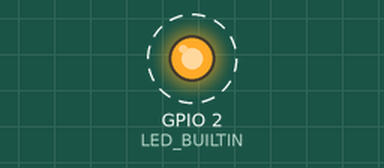
Simulated run of this program. Board: ESP32. Shown: output pins drawn as LEDs (lit = HIGH). Dashed ring = blinking. Storage starts empty; what the program prints to the serial monitor is not drawn.

Above: at 0.5 s.
Timing chart, 0 to 4.6 s (numbered marks = the images above):
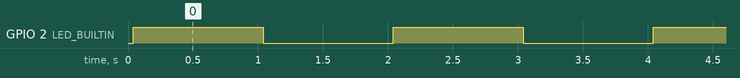

The program:

main.cpp
```cpp
#include <Arduino.h>
#include "Esp.h"
#include "FS.h"
#include <LittleFS.h>

    FS* filesystem =      &LittleFS;
    #define FileFS        LittleFS
    #define FS_Name       "LittleFS"

    #define LED_BUILTIN 2
    #define LED_ON            HIGH
    #define LED_OFF           LOW

    bool success = false;
    bool FileSystemWasNewFormatted = false;

void setup()
{
  pinMode(LED_BUILTIN, OUTPUT);

 if (!FileFS.begin(false, "/littlefs", 10, "spiffs"))
 {
    FileFS.format();
    FileSystemWasNewFormatted = true;
 }

if (!FileFS.begin(true, "/littlefs", 10, "spiffs"))
  {
    success = false;
  }
  else
  {
    success = true;
  }
  Serial.begin(115200);
  //while (!Serial);

  if (success)
  {
    Serial.println("\r\n\r\nSuccess: LittleFS is working!!");
  }
  else
  {
    Serial.println("\r\n\r\nLittleFS failed! Already tried formatting.");
  }
  if (FileSystemWasNewFormatted)
  {
    Serial.println("\r\nLittleFS was newly formatted.");
  }
  else
  {
    Serial.println("\r\nLittleFS didn't need to be formatted.");
  }
  while (true)
  {
    digitalWrite(LED_BUILTIN, LED_ON);
    delay (1000);
    digitalWrite(LED_BUILTIN, LED_OFF);
    delay (1000);
  }
}

void loop() {
  // put your main code here, to run repeatedly:
}
```

Measured:
- by itself, GPIO 2 (LED_BUILTIN): alternates HIGH for 1.0 s and LOW for 1.0 s
